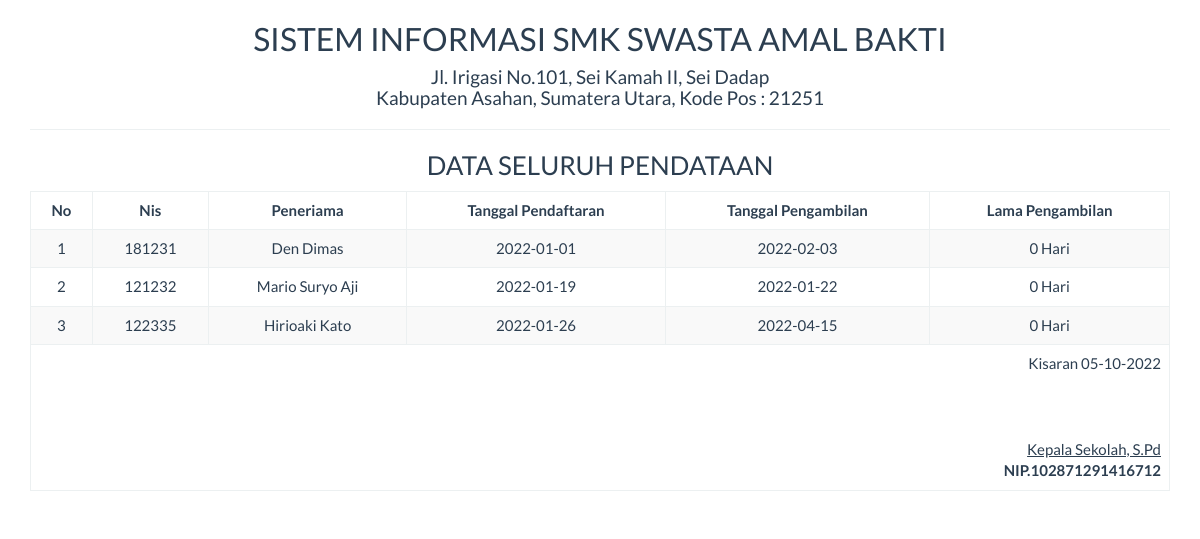
/report/pendataan_semua.php, run on the app's committed database.
### tables this page shows
CREATE TABLE `pendataan` (
  `nis` int(10) NOT NULL,
  `nama` varchar(25) NOT NULL,
  `tgl_pendaftaran` date NOT NULL,
  `tgl_pengambilan` date NOT NULL,
  `lama_pengambilan` varchar(20) NOT NULL,
  `keterangan` varchar(283) NOT NULL
);

### report/pendataan_semua.php (the view, shortened to what this page needs)
<!DOCTYPE html>
<html>
    <head>
        <link href="../Assets/css/bootstrap.min.css" rel="stylesheet" type="text/css"/>
    </head>
    <body onload="print()">
        <?php
        include '../config/koneksi.php';
        ?>
        <div class="container">
            <div class='row'>
                <div class="col-sm-12">
                    <div class="text-center">
                        <h2>SISTEM INFORMASI SMK SWASTA AMAL BAKTI </h2>
                        <h4>Jl. Irigasi No.101, Sei Kamah II, Sei Dadap  <br> Kabupaten Asahan, Sumatera Utara, Kode Pos : 21251 </h4>
                        <hr>
                        <h3>DATA SELURUH PENDATAAN</h3>
                        <table class="table table-bordered table-striped table-hover">
                        <tbody>
                                <thead>
								<tr>
                                <th><center>No</center></th><th><center>Nis</center></th><th><center>Peneriama</center></th><th><center>Tanggal Pendaftaran</center></th><th><center>Tanggal Pengambilan</center></th><th><center>Lama Pengambilan</center></th>
                                </tr>
								</thead>
							<tbody>
                            <?php
                            $sql = "SELECT * FROM pendataan";
                            $query = mysqli_query($koneksi, $sql) or die("SQL Anda Salah");
                            $nomor = 0;
                            while ($data = mysqli_fetch_array($query)) {
                                $nomor++;
                                ?>
                                <tr>
                                    <td><?= $nomor ?></td>
                                    <td><?= $data['nis'] ?></td>
                                    <td><?= $data['nama'] ?></td>
                                    <td><?= $data['tgl_pendaftaran'] ?></td>
                                    <td><?= $data['tgl_pengambilan'] ?></td>
                                    <td><?= $data['lama_pengambilan'] ?> Hari</td>
                                </tr>
                            <?php } ?>
							</tbody>
                        </tbody>
                            <tfoot>
                                <tr>
                                    <td colspan="8" class="text-right">
                                        Kisaran  <?= date("d-m-Y") ?>
                                        <br><br><br><br>
                                        <u>Kepala Sekolah, S.Pd<strong></u><br>
                                        NIP.102871291416712
									</td>
								</tr>
							</tfoot>
                        </table>
                    </div>
                </div>
            </div>
    </body>
</html>

### data on the page
pendataan: nis "181231", nama "Den Dimas", tgl_pendaftaran "2022-01-01", tgl_pengambilan "2022-02-03", lama_pengambilan "0"
pendataan: nis "121232", nama "Mario Suryo Aji", tgl_pendaftaran "2022-01-19", tgl_pengambilan "2022-01-22", lama_pengambilan "0"
pendataan: nis "122335", nama "Hirioaki Kato", tgl_pendaftaran "2022-01-26", tgl_pengambilan "2022-04-15", lama_pengambilan "0"
